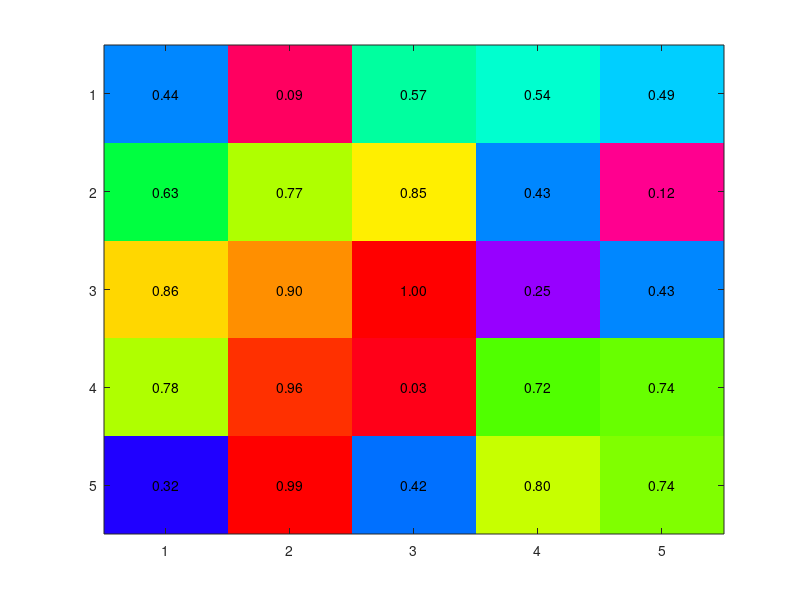

The MATLAB source for this figure: (Note: this script raises an error after producing the figure.)
mat = rand(5);           %# A 5-by-5 matrix of random values from 0 to 1
imagesc(mat);            %# Create a colored plot of the matrix values
colormap(flipud(hsv));  %# Change the colormap to gray (so higher values are
                         %#   black and lower values are white)

textStrings = num2str(mat(:),'%0.2f');  %# Create strings from the matrix values
textStrings = strtrim(cellstr(textStrings));  %# Remove any space padding
[x,y] = meshgrid(1:5);   %# Create x and y coordinates for the strings
hStrings = text(x(:),y(:),textStrings(:),...      %# Plot the strings
                'HorizontalAlignment','center');
midValue = mean(get(gca,'CLim'));  %# Get the middle value of the color range
textColors = repmat(mat(:) > midValue,1,3);  %# Choose white or black for the
                                             %#   text color of the strings so
                                             %#   they can be easily seen over
                                             %#   the background color
set(hStrings,{'Color'},num2cell(textColors,2));  %# Change the text colors

set(gca,'XTick',1:5,...                         %# Change the axes tick marks
        'XTickLabel',{'A','B','C','D','E'},...  %#   and tick labels
        'YTick',1:5,...
        'YTickLabel',{'A','B','C','D','E'},...
        'TickLength',[0 0]);